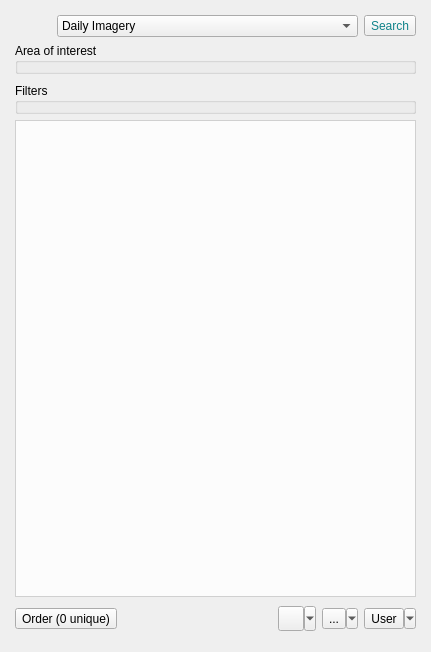
<?xml version="1.0" encoding="UTF-8"?>
<ui version="4.0">
 <class>PlanetExplorerDockWidgetBase</class>
 <widget class="QDockWidget" name="PlanetExplorerDockWidgetBase">
  <property name="geometry">
   <rect>
    <x>0</x>
    <y>0</y>
    <width>431</width>
    <height>652</height>
   </rect>
  </property>
  <property name="windowTitle">
   <string>Planet Explorer</string>
  </property>
  <widget class="QWidget" name="dockWidgetContents">
   <layout class="QVBoxLayout" name="verticalLayout_2">
    <property name="spacing">
     <number>6</number>
    </property>
    <property name="leftMargin">
     <number>6</number>
    </property>
    <property name="topMargin">
     <number>6</number>
    </property>
    <property name="rightMargin">
     <number>6</number>
    </property>
    <property name="bottomMargin">
     <number>6</number>
    </property>
    <item>
     <widget class="QStackedWidget" name="stckdWidgetViews">
      <property name="currentIndex">
       <number>1</number>
      </property>
      <widget class="QWidget" name="pageLogin">
       <layout class="QVBoxLayout" name="verticalLayout">
        <item>
         <widget class="QWidget" name="widgetLogin" native="true">
          <layout class="QVBoxLayout" name="verticalLayout_3">
           <item>
            <widget class="QLabel" name="label_2">
             <property name="pixmap">
              <pixmap resource="../resources/resources.qrc">:/plugins/planet_explorer/planet-logo-dark.svg</pixmap>
             </property>
             <property name="alignment">
              <set>Qt::AlignCenter</set>
             </property>
            </widget>
           </item>
           <item>
            <spacer name="verticalSpacer_2">
             <property name="orientation">
              <enum>Qt::Vertical</enum>
             </property>
             <property name="sizeType">
              <enum>QSizePolicy::Fixed</enum>
             </property>
             <property name="sizeHint" stdset="0">
              <size>
               <width>20</width>
               <height>16</height>
              </size>
             </property>
            </spacer>
           </item>
           <item>
            <widget class="QLineEdit" name="leUser">
             <property name="text">
              <string/>
             </property>
             <property name="placeholderText">
              <string>Email address</string>
             </property>
             <property name="clearButtonEnabled">
              <bool>true</bool>
             </property>
            </widget>
           </item>
           <item>
            <widget class="QgsPasswordLineEdit" name="lePass">
             <property name="placeholderText">
              <string>Password</string>
             </property>
             <property name="clearButtonEnabled">
              <bool>true</bool>
             </property>
             <property name="showLockIcon" stdset="0">
              <bool>true</bool>
             </property>
            </widget>
           </item>
           <item>
            <layout class="QHBoxLayout" name="horizontalLayout">
             <item>
              <widget class="QCheckBox" name="chkBxSaveCreds">
               <property name="toolTip">
                <string>Store credentials in QGIS authentication database</string>
               </property>
               <property name="text">
                <string>Save credentials</string>
               </property>
              </widget>
             </item>
             <item>
              <widget class="QDialogButtonBox" name="buttonBoxLogin">
               <property name="standardButtons">
                <set>QDialogButtonBox::Abort|QDialogButtonBox::Ok</set>
               </property>
              </widget>
             </item>
            </layout>
           </item>
           <item>
            <spacer name="verticalSpacer_3">
             <property name="orientation">
              <enum>Qt::Vertical</enum>
             </property>
             <property name="sizeType">
              <enum>QSizePolicy::Fixed</enum>
             </property>
             <property name="sizeHint" stdset="0">
              <size>
               <width>20</width>
               <height>12</height>
              </size>
             </property>
            </spacer>
           </item>
           <item>
            <widget class="QLabel" name="lblTermsOfService">
             <property name="text">
              <string>By logging in you agree to the &lt;a href=&quot;https://learn.planet.com/QGIS-terms-conditions.html&quot; style=&quot;color: rgb(0, 157, 165);text-decoration: none;&quot;&gt;Terms and Conditions&lt;/a&gt;</string>
             </property>
             <property name="alignment">
              <set>Qt::AlignCenter</set>
             </property>
            </widget>
           </item>
           <item>
            <spacer name="verticalSpacer_4">
             <property name="orientation">
              <enum>Qt::Vertical</enum>
             </property>
             <property name="sizeType">
              <enum>QSizePolicy::Fixed</enum>
             </property>
             <property name="sizeHint" stdset="0">
              <size>
               <width>20</width>
               <height>12</height>
              </size>
             </property>
            </spacer>
           </item>
           <item>
            <widget class="QLabel" name="lblSignUp">
             <property name="text">
              <string>Not a member? &lt;a href=&quot;https://www.planet.com/contact/&quot; style=&quot;color: rgb(0, 157, 165);text-decoration: none;&quot;&gt;Contact us!&lt;/a&gt;</string>
             </property>
             <property name="alignment">
              <set>Qt::AlignCenter</set>
             </property>
             <property name="textInteractionFlags">
              <set>Qt::TextBrowserInteraction</set>
             </property>
            </widget>
           </item>
           <item>
            <widget class="QLabel" name="lblForgotPass">
             <property name="text">
              <string>&lt;a href=&quot;https://www.planet.com/login?mode=reset-password&quot; style=&quot;color: rgb(0, 157, 165);text-decoration: none;&quot;&gt;Forgot password?&lt;/a&gt;</string>
             </property>
             <property name="alignment">
              <set>Qt::AlignCenter</set>
             </property>
             <property name="textInteractionFlags">
              <set>Qt::TextBrowserInteraction</set>
             </property>
            </widget>
           </item>
           <item>
            <spacer name="verticalSpacer">
             <property name="orientation">
              <enum>Qt::Vertical</enum>
             </property>
             <property name="sizeHint" stdset="0">
              <size>
               <width>20</width>
               <height>40</height>
              </size>
             </property>
            </spacer>
           </item>
          </layout>
         </widget>
        </item>
       </layout>
      </widget>
      <widget class="QWidget" name="pageSearch">
       <layout class="QVBoxLayout" name="verticalLayout_7">
        <property name="leftMargin">
         <number>9</number>
        </property>
        <property name="topMargin">
         <number>9</number>
        </property>
        <property name="rightMargin">
         <number>9</number>
        </property>
        <property name="bottomMargin">
         <number>9</number>
        </property>
        <item>
         <widget class="QFrame" name="frameSearch">
          <layout class="QHBoxLayout" name="horizontalLayout_3">
           <property name="spacing">
            <number>6</number>
           </property>
           <property name="leftMargin">
            <number>0</number>
           </property>
           <property name="topMargin">
            <number>0</number>
           </property>
           <property name="rightMargin">
            <number>0</number>
           </property>
           <property name="bottomMargin">
            <number>0</number>
           </property>
           <item>
            <widget class="QLabel" name="lblPLogo">
             <property name="maximumSize">
              <size>
               <width>36</width>
               <height>36</height>
              </size>
             </property>
             <property name="text">
              <string/>
             </property>
             <property name="pixmap">
              <pixmap resource="../resources/resources.qrc">:/plugins/planet_explorer/planet-logo-p.svg</pixmap>
             </property>
             <property name="scaledContents">
              <bool>true</bool>
             </property>
            </widget>
           </item>
           <item>
            <widget class="QComboBox" name="cmbBoxItemGroupType">
             <item>
              <property name="text">
               <string>Daily Imagery</string>
              </property>
             </item>
             <item>
              <property name="text">
               <string>Mosaic series</string>
              </property>
             </item>
             <item>
              <property name="text">
               <string>Single mosaics</string>
              </property>
             </item>
            </widget>
           </item>
           <item>
            <widget class="QToolButton" name="btnSearch">
             <property name="sizePolicy">
              <sizepolicy hsizetype="Maximum" vsizetype="Fixed">
               <horstretch>0</horstretch>
               <verstretch>0</verstretch>
              </sizepolicy>
             </property>
             <property name="font">
              <font>
               <weight>50</weight>
               <bold>false</bold>
              </font>
             </property>
             <property name="toolTip">
              <string>Perform archive search</string>
             </property>
             <property name="styleSheet">
              <string notr="true">color: rgb(16, 131, 138);</string>
             </property>
             <property name="text">
              <string>Search</string>
             </property>
             <property name="icon">
              <iconset resource="../resources/resources.qrc">
               <normaloff>:/plugins/planet_explorer/search_p.svg</normaloff>:/plugins/planet_explorer/search_p.svg</iconset>
             </property>
             <property name="toolButtonStyle">
              <enum>Qt::ToolButtonTextBesideIcon</enum>
             </property>
            </widget>
           </item>
          </layout>
         </widget>
        </item>
        <item>
         <widget class="QStackedWidget" name="stckdWidgetResourceType">
          <property name="currentIndex">
           <number>0</number>
          </property>
          <widget class="QWidget" name="pageDaily">
           <layout class="QVBoxLayout" name="verticalLayout_4">
            <property name="leftMargin">
             <number>0</number>
            </property>
            <property name="topMargin">
             <number>0</number>
            </property>
            <property name="rightMargin">
             <number>0</number>
            </property>
            <property name="bottomMargin">
             <number>0</number>
            </property>
            <item>
             <widget class="QgsCollapsibleGroupBox" name="grpBoxMainFilters">
              <property name="sizePolicy">
               <sizepolicy hsizetype="Preferred" vsizetype="Maximum">
                <horstretch>0</horstretch>
                <verstretch>0</verstretch>
               </sizepolicy>
              </property>
              <property name="title">
               <string>Area of interest</string>
              </property>
              <layout class="QVBoxLayout" name="verticalLayout_12">
               <property name="leftMargin">
                <number>0</number>
               </property>
               <property name="topMargin">
                <number>0</number>
               </property>
               <property name="rightMargin">
                <number>0</number>
               </property>
               <property name="bottomMargin">
                <number>0</number>
               </property>
              </layout>
             </widget>
            </item>
            <item>
             <widget class="QFrame" name="frameQuery">
              <property name="styleSheet">
               <string notr="true">/*QFrame#frameQuery {
  border-style: solid;
  border-width: 1px;
  border-color: rgb(0, 157, 165);
}*/</string>
              </property>
              <layout class="QVBoxLayout" name="verticalLayout_6">
               <property name="leftMargin">
                <number>0</number>
               </property>
               <property name="topMargin">
                <number>3</number>
               </property>
               <property name="rightMargin">
                <number>0</number>
               </property>
               <property name="bottomMargin">
                <number>3</number>
               </property>
               <item>
                <widget class="QgsCollapsibleGroupBox" name="grpBoxFilters">
                 <property name="sizePolicy">
                  <sizepolicy hsizetype="Preferred" vsizetype="Maximum">
                   <horstretch>0</horstretch>
                   <verstretch>0</verstretch>
                  </sizepolicy>
                 </property>
                 <property name="title">
                  <string>Filters</string>
                 </property>
                 <layout class="QVBoxLayout" name="verticalLayout_10">
                  <property name="leftMargin">
                   <number>0</number>
                  </property>
                  <property name="topMargin">
                   <number>0</number>
                  </property>
                  <property name="rightMargin">
                   <number>0</number>
                  </property>
                  <property name="bottomMargin">
                   <number>0</number>
                  </property>
                  <item>
                   <widget class="QStackedWidget" name="stckdWidgetFilters">
                    <property name="sizePolicy">
                     <sizepolicy hsizetype="Preferred" vsizetype="Expanding">
                      <horstretch>0</horstretch>
                      <verstretch>0</verstretch>
                     </sizepolicy>
                    </property>
                    <property name="maximumSize">
                     <size>
                      <width>16777215</width>
                      <height>200</height>
                     </size>
                    </property>
                    <property name="currentIndex">
                     <number>-1</number>
                    </property>
                   </widget>
                  </item>
                 </layout>
                </widget>
               </item>
               <item>
                <widget class="QFrame" name="frameResults">
                 <property name="styleSheet">
                  <string notr="true">QFrame#frameResults {
    image: url(:/plugins/planet_explorer/planet-explorer-inkscape-light.svg);
    background-color: rgba(255, 255, 255, 200);
}</string>
                 </property>
                 <property name="frameShape">
                  <enum>QFrame::StyledPanel</enum>
                 </property>
                 <property name="frameShadow">
                  <enum>QFrame::Raised</enum>
                 </property>
                 <layout class="QVBoxLayout" name="verticalLayout_5">
                  <property name="leftMargin">
                   <number>0</number>
                  </property>
                  <property name="topMargin">
                   <number>0</number>
                  </property>
                  <property name="rightMargin">
                   <number>0</number>
                  </property>
                  <property name="bottomMargin">
                   <number>0</number>
                  </property>
                  <item>
                   <widget class="QTabWidget" name="tabWidgetResults">
                    <property name="styleSheet">
                     <string notr="true">QTabWidget::pane { /* The tab widget frame */
    /*background: #D8D8D8;*/
    border: 2px solid #C2C7CB;
}
/* Style the tab using the tab sub-control. Note that
    it reads QTabBar _not_ QTabWidget */
QTabBar {
    background: #D8D8D8;
}
QTabBar::tab {
    background: #C4C4C3;
    border: 1px solid #DDDDDD;
    min-width: 8ex;
    padding: 2px;
}
QTabBar::tab:selected {
    background: #E8E8E8;
    border-color: #9B9B9B;
    border-bottom-color: #C2C7CB; /* same as pane color */
}
QTabBar::tab:hover {
    background: #DDDDDD;
    border-color: #9B9B9B;
    border-bottom-color: #C2C7CB; /* same as pane color */
}
QTabBar::close-button {
    image: url(:/plugins/planet_explorer/closedock-16.png);
    subcontrol-position: left;
}
QTabBar::close-button:pressed {
    image: url(:/plugins/planet_explorer/closedock-down-16.png);
}
QTabBar::close-button:hover {
    image: url(:/plugins/planet_explorer/closedock-16.png);
}</string>
                    </property>
                    <property name="currentIndex">
                     <number>-1</number>
                    </property>
                    <property name="usesScrollButtons">
                     <bool>true</bool>
                    </property>
                    <property name="documentMode">
                     <bool>true</bool>
                    </property>
                    <property name="tabsClosable">
                     <bool>true</bool>
                    </property>
                   </widget>
                  </item>
                 </layout>
                </widget>
               </item>
              </layout>
             </widget>
            </item>
           </layout>
          </widget>
          <widget class="QWidget" name="pageMosaicSeries">
           <layout class="QVBoxLayout" name="verticalLayout_9">
            <property name="leftMargin">
             <number>0</number>
            </property>
            <property name="topMargin">
             <number>0</number>
            </property>
            <property name="rightMargin">
             <number>0</number>
            </property>
            <property name="bottomMargin">
             <number>0</number>
            </property>
            <item>
             <widget class="QGroupBox" name="grpBoxSeries">
              <property name="title">
               <string>Mosaics</string>
              </property>
              <layout class="QVBoxLayout" name="verticalLayout_13">
               <item>
                <widget class="QLabel" name="label_3">
                 <property name="text">
                  <string>Double-click on a mosaic to add it to the current QGIS project</string>
                 </property>
                </widget>
               </item>
              </layout>
             </widget>
            </item>
           </layout>
          </widget>
          <widget class="QWidget" name="pageSingleMosaics">
           <layout class="QVBoxLayout" name="verticalLayout_8">
            <property name="leftMargin">
             <number>0</number>
            </property>
            <property name="topMargin">
             <number>0</number>
            </property>
            <property name="rightMargin">
             <number>0</number>
            </property>
            <property name="bottomMargin">
             <number>0</number>
            </property>
            <item>
             <widget class="QgsCollapsibleGroupBox" name="grpBoxMosaicsFilter">
              <property name="sizePolicy">
               <sizepolicy hsizetype="Preferred" vsizetype="Maximum">
                <horstretch>0</horstretch>
                <verstretch>0</verstretch>
               </sizepolicy>
              </property>
              <property name="title">
               <string>Filters</string>
              </property>
              <layout class="QVBoxLayout" name="verticalLayout_16">
               <item>
                <widget class="QLabel" name="lblName">
                 <property name="font">
                  <font>
                   <weight>75</weight>
                   <bold>true</bold>
                  </font>
                 </property>
                 <property name="styleSheet">
                  <string notr="true">color: rgb(17, 141, 148);</string>
                 </property>
                 <property name="text">
                  <string>Name</string>
                 </property>
                </widget>
               </item>
               <item>
                <widget class="QLineEdit" name="leMosaicName">
                 <property name="clearButtonEnabled">
                  <bool>true</bool>
                 </property>
                </widget>
               </item>
              </layout>
             </widget>
            </item>
            <item>
             <widget class="QGroupBox" name="grpBoxSingleMosaics">
              <property name="title">
               <string>Mosaics</string>
              </property>
              <layout class="QVBoxLayout" name="verticalLayout_11">
               <item>
                <widget class="QLabel" name="label">
                 <property name="text">
                  <string>Double-click on a mosaic to add it to the current QGIS project</string>
                 </property>
                </widget>
               </item>
              </layout>
             </widget>
            </item>
           </layout>
          </widget>
         </widget>
        </item>
        <item>
         <layout class="QHBoxLayout" name="hLayoutButtons">
          <item>
           <widget class="QToolButton" name="btnOrder">
            <property name="text">
             <string>Order (0 unique)</string>
            </property>
            <property name="icon">
             <iconset resource="../resources/resources.qrc">
              <normaloff>:/plugins/planet_explorer/download.svg</normaloff>:/plugins/planet_explorer/download.svg</iconset>
            </property>
            <property name="iconSize">
             <size>
              <width>18</width>
              <height>18</height>
             </size>
            </property>
            <property name="toolButtonStyle">
             <enum>Qt::ToolButtonTextBesideIcon</enum>
            </property>
           </widget>
          </item>
          <item>
           <spacer name="horizontalSpacer">
            <property name="orientation">
             <enum>Qt::Horizontal</enum>
            </property>
            <property name="sizeHint" stdset="0">
             <size>
              <width>0</width>
              <height>0</height>
             </size>
            </property>
           </spacer>
          </item>
          <item>
           <widget class="QToolButton" name="btnCog">
            <property name="text">
             <string/>
            </property>
            <property name="icon">
             <iconset resource="../resources/resources.qrc">
              <normaloff>:/plugins/planet_explorer/cog.svg</normaloff>:/plugins/planet_explorer/cog.svg</iconset>
            </property>
            <property name="iconSize">
             <size>
              <width>18</width>
              <height>18</height>
             </size>
            </property>
            <property name="popupMode">
             <enum>QToolButton::MenuButtonPopup</enum>
            </property>
            <property name="toolButtonStyle">
             <enum>Qt::ToolButtonIconOnly</enum>
            </property>
           </widget>
          </item>
          <item>
           <widget class="QToolButton" name="btnInfo">
            <property name="text">
             <string>...</string>
            </property>
            <property name="icon">
             <iconset resource="../resources/resources.qrc">
              <normaloff>:/plugins/planet_explorer/info.svg</normaloff>:/plugins/planet_explorer/info.svg</iconset>
            </property>
            <property name="iconSize">
             <size>
              <width>18</width>
              <height>18</height>
             </size>
            </property>
            <property name="popupMode">
             <enum>QToolButton::MenuButtonPopup</enum>
            </property>
           </widget>
          </item>
          <item>
           <widget class="QToolButton" name="btnUser">
            <property name="text">
             <string>User</string>
            </property>
            <property name="icon">
             <iconset resource="../resources/resources.qrc">
              <normaloff>:/plugins/planet_explorer/planet-user.svg</normaloff>:/plugins/planet_explorer/planet-user.svg</iconset>
            </property>
            <property name="iconSize">
             <size>
              <width>18</width>
              <height>18</height>
             </size>
            </property>
            <property name="popupMode">
             <enum>QToolButton::MenuButtonPopup</enum>
            </property>
           </widget>
          </item>
         </layout>
        </item>
       </layout>
      </widget>
     </widget>
    </item>
    <item>
     <widget class="QgsMessageBar" name="msgBar"/>
    </item>
   </layout>
  </widget>
 </widget>
 <customwidgets>
  <customwidget>
   <class>QgsCollapsibleGroupBox</class>
   <extends>QGroupBox</extends>
   <header>qgscollapsiblegroupbox.h</header>
   <container>1</container>
  </customwidget>
  <customwidget>
   <class>QgsPasswordLineEdit</class>
   <extends>QLineEdit</extends>
   <header>qgspasswordlineedit.h</header>
  </customwidget>
  <customwidget>
   <class>QgsMessageBar</class>
   <extends>QFrame</extends>
   <header>qgis.gui</header>
   <container>1</container>
  </customwidget>
 </customwidgets>
 <resources>
  <include location="../resources/resources.qrc"/>

 </resources>
 <connections/>
</ui>
